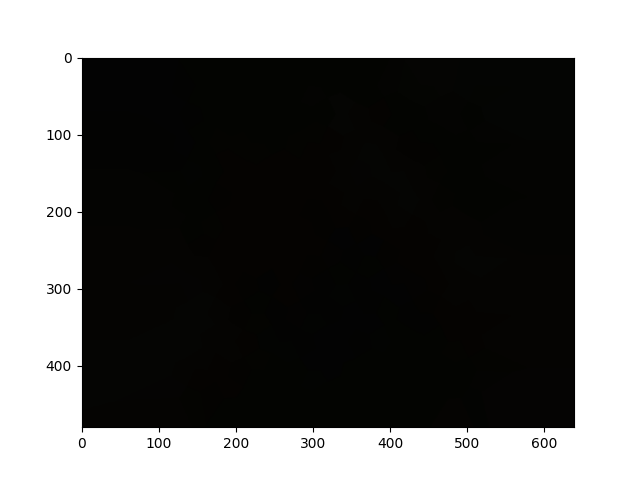
#> input picture Lannootree_processor/asset-processor/voronoi/img_processed/proccesed_black.gif, 640 x 480 px; its folder holds only this picture in this run
$ python voronoizer.py --image img_processed/proccesed_black.gif
#> lines starting #> are read from the running program, lines starting #| are printed output that depends on the picture; after the words box and inside, x2 and y2 are one past the last pixel; in counts of white or black regions, pixels touching at a corner belong together
# -*- coding: utf-8 -*-
"""
Created on Mon Sep 26 11:34:20 2022

@author: u0110583

Edited by: Joey De Smet
"""

import os
import io
import cv2
import json
import imageio
import argparse
import numpy as np
from PIL import Image
from matplotlib import pyplot as plt

parser = argparse.ArgumentParser()
parser.add_argument('-i', '--image', type=str, required=True, help='Path to image file')
parser.add_argument('-c', '--config', type=str, help='Path to config.json file (Currently not implemented)')

args = parser.parse_args()

images = []

def draw_voronoi(img, facets, indices) :
  colors = []

  for i in range(len(facets)) :
    # Convert facets to int32
    ifacet = facets[i].astype(np.int32)

    # Create mask for polygon
    mask = np.zeros_like(gray)
    cv2.fillPoly(mask,[ifacet.astype(np.int32)],(255))

    # Get masked values
    values = frame[np.where(mask == 255)]

    # Calculate average color
    color = (np.average(values,axis=0))

    # Gamma correction
    cor_color = (np.power(color/255,2.4)*255).astype(int)
    colors.append(cor_color)

    # Fill in polygon with average color
    cv2.fillConvexPoly(img, ifacet, color, cv2.LINE_AA, 0)

  # Save image
  buf = io.BytesIO()

  fig = plt.figure()
  plt.imshow(img)
  fig.savefig(buf)
  buf.seek(0)
  plt.close()

  images.append(Image.open(buf))

  # Add data in correct way
  cstring = []
  for i in np.argsort(indices):
    cor_color = colors[i]
    cstring.append(cor_color[0])
    cstring.append(cor_color[1])
    cstring.append(cor_color[2])

  return list(cstring)

# Read in image
img_path = args.image
img_file = img_path.replace('\\', '/').split('/')[-1]

frames = imageio.mimread(img_path)
#> frames = 1 item

# init sizes
size = frames[0].shape
#> size = (480, 640, 3)

dsubx = 107.76
dsuby = 109.03
dx = 3*dsubx
dy = 3*dsuby

prim_unit = np.array([[83.08, 368.57],
                      [116.65, 353.16],
                      [154.98, 345.04],
                      [80.74, 329.51],
                      [134.55, 314.05],
                      [62.96, 290.33],
                      [101.12, 298.58],
                      [137.07, 275.03]])

# Create panel coordinates
panel = np.zeros((9*prim_unit.shape[0],2))
for i in range(3):
  for j in range(3):
    idx = prim_unit.shape[0]*(i+j*3)
    panel[idx:idx+prim_unit.shape[0],:] = prim_unit+np.tile([i*dsubx, -j*dsuby], [prim_unit.shape[0], 1])

# sort by x cord
panel = panel[np.argsort(panel[:,0]),:]
unique_xs = np.unique(panel[:,0])
for xs in unique_xs:
  idxs = np.where(panel[:,0]==xs)[0]
  jdxs = np.argsort(panel[idxs,1])
  panel[np.min(idxs):np.min(idxs)+len(idxs),1] = panel[idxs[jdxs],1]


# Create current configuration
screen = np.zeros((4*panel.shape[0],2))
for i in range(2):
  for j in range(2):
    idx = panel.shape[0]*(i+j*2)
    screen[idx:idx+panel.shape[0],:] = panel+np.tile([i*dx, (1-j)*dy],[panel.shape[0],1])


# Make positive
x0 = np.min(screen[:,0])
y0 = np.min(screen[:,1])

screen = screen - np.array([x0,y0])

# Scale to image
xm = np.max(screen[:,0])
ym = np.max(screen[:,1])

scale = np.min([size[0]/ym, size[1]/xm]) * 0.9
#> scale = 0.676

screen = screen * scale

# Shift screen right up
xt = np.abs(np.max(screen[:,0])-size[1])/2
#> xt = 106.7
yt = np.abs(np.max(screen[:,1])-size[0])/2
#> yt = 24

screen = screen + np.array([xt,yt])

# Indexes for color data
panel_LED_indexes = np.array([ 0, 22, 46, 20, 44, 61, 21, 45, 62,  1, 23, 47, 19, 43, 63, 18, 42,
       60,  2, 24, 48, 17, 41, 64,  3, 25, 49, 16, 40, 59, 26, 50, 65,  4,
       39, 58, 15, 38, 66, 14, 37, 57,  5, 27, 51, 13, 36, 67,  6, 28, 56,
       12, 35, 68, 29, 52, 69,  7, 30, 55, 11, 34, 70,  9, 32, 54,  8, 31,
       53, 10, 33, 71])

# Led indexes for configuration
screen_LED_indexes = np.zeros(4*panel_LED_indexes.shape[0],dtype=int)
for i in range(4):
  screen_LED_indexes[panel_LED_indexes.shape[0]*i:panel_LED_indexes.shape[0]*i+panel_LED_indexes.shape[0]] = panel_LED_indexes+panel_LED_indexes.shape[0]*i

points = screen

# Image size
rect = (0, 0, size[1], size[0])
#> rect = (0, 0, 640, 480)

# Create an instance of Subdiv2Dq
subdiv = cv2.Subdiv2D(rect)

# Insert points into subdiv
for p in points :
    subdiv.insert(tuple(p))

# Allocate space for Voronoi Diagram
img_voronoi = np.zeros(frames[0].shape, dtype = frames[0].dtype)
( facets, centers) = subdiv.getVoronoiFacetList([])
#> facets = 288 point arrays, longest 8 points

processed = dict()
np_processed = [[] for i in range(len(frames))]
#> np_processed = [[]]

for i, frame in enumerate(frames):
  print(f'processing frame [{i + 1}/{len(frames)}]')
#| processing frame [1/1]

  gray = cv2.cvtColor(frame, cv2.COLOR_BGR2GRAY)
#> frame is the input picture: shape (480, 640, 3); mean R, G, B 105.1, 104.9, 103.8

  image_height, image_width, _ = frame.shape
#> image_height = 480; image_width = 640

  cstring = draw_voronoi(img_voronoi, facets, screen_LED_indexes)
#> the loop in draw_voronoi, `for i in range(len(facets)) :` made 288 passes
#> (color, cor_color) on passes 1 to 3: ([204, 203.9, 203.5], [149, 149, 148]), ([204.3, 204.1, 203.7], [149, 149, 148]), ([209.2, 209.1, 208.8], [158, 158, 157])
#> after the loop in draw_voronoi, `for i in range(len(facets)) :`:
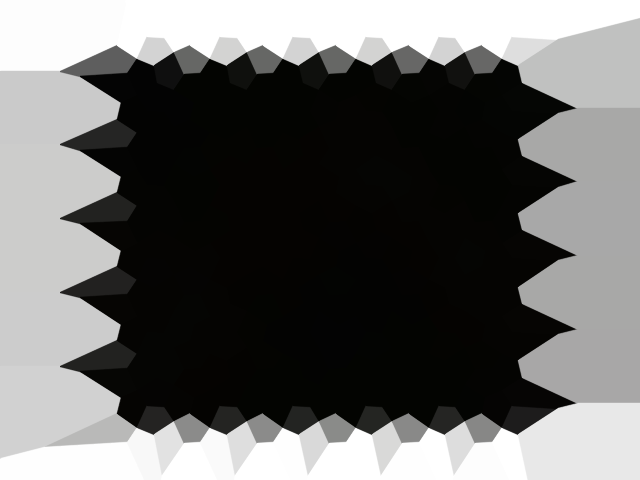
#> img: shape (480, 640, 3); mean R, G, B 104.9, 104.8, 103.6
#> after the loop in draw_voronoi, `for i in range(len(facets)) :`:
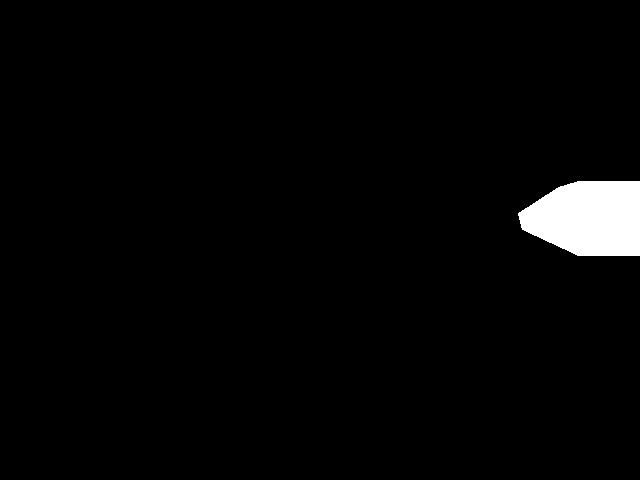
#> mask: shape (480, 640); 2.4% white; 1 white region, box (x1, y1, x2, y2) and area: (518, 181, 640, 256) 7434
#> after the loop in draw_voronoi, `for i in range(len(facets)) :`: colors = 288 items, first 6: [149, 149, 148], [149, 149, 148], [158, 158, 157], [2, 1, 1], [2, 2, 1], [117, 117, 116]
#> the loop in draw_voronoi, `for i in np.argsort(indices):` made 288 passes
#> cor_color on passes 1 to 3: [149, 149, 148], [0, 0, 0], [0, 0, 0]
#> after the loop in draw_voronoi, `for i in np.argsort(indices):`: cstring = 864 values, max 255 at index 195, min 0 at index 3, mean 39.96

  data_to_send = []
  for c in cstring:
    data_to_send.append(int(c))
    np_processed[i].append(int(c))
#> this loop made 864 passes
#> c on passes 1 to 3: 149, 149, 148
#> after the loop, data_to_send has the same summary as cstring in draw_voronoi

  processed[f"frame{i}"] = data_to_send

print("Done... saving data")

np_processed = np.array(np_processed)

if not os.path.exists('./img_processed'):
  os.mkdir('img_processed')

if not os.path.exists('./processed_json'):
  os.mkdir('processed_json')

if not os.path.exists('./numpy_store'):
  os.mkdir('numpy_store')

with open(f"./numpy_store/np_{img_file}.npy", 'wb') as f:
  np.save(f, np_processed)

imageio.mimsave(f'./img_processed/proccesed_{img_file}', images)
with open(f"./processed_json/{img_file}.json", "w") as f:
  json.dump(processed, f, indent=2)
